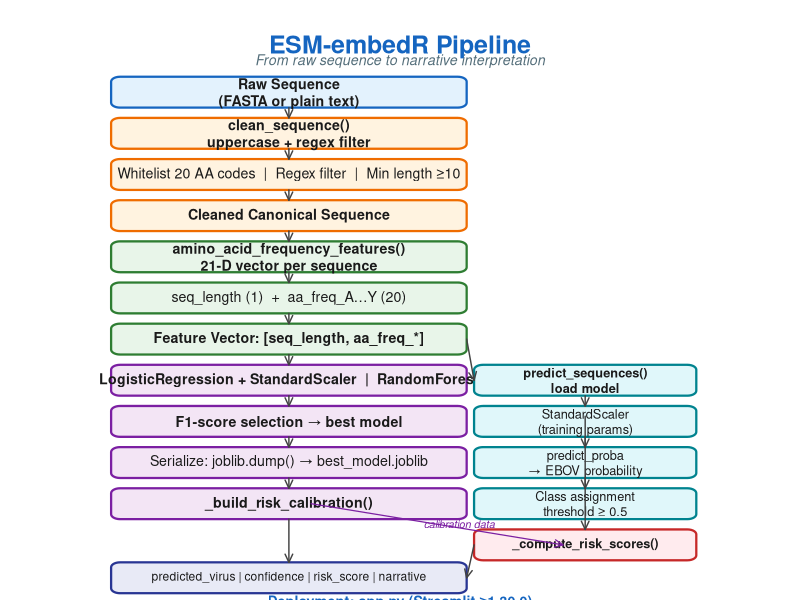

The R source for this figure:
# Simple clean vertical pipeline flowchart — no headings, just connected boxes
BASE <- "/Users/user/CascadeProjects/Comparative_Lassa_Ebola-Model"
OUT_PNG <- file.path(BASE, "manuscript/assets/refined3_1/media/image1.png")
OUT_SVG <- file.path(BASE, "manuscript/assets/refined3_1/media/image1.svg")

# Colors: soft fills, darker borders
colors <- list(
  i = list(fill = "#E3F2FD", border = "#1565C0"),   # blue
  p = list(fill = "#FFF3E0", border = "#EF6C00"),   # orange
  f = list(fill = "#E8F5E9", border = "#2E7D32"),   # green
  t = list(fill = "#F3E5F5", border = "#7B1FA2"),   # purple
  v = list(fill = "#E0F7FA", border = "#00838F"),   # cyan
  r = list(fill = "#FFEBEE", border = "#C62828"),   # red
  o = list(fill = "#E8EAF6", border = "#283593")    # indigo
)

CX <- 5
W_MAIN <- 4.8
H <- 0.75
FS <- 0.85

# Simple rounded box
draw_box <- function(cx, cy, w, h, text, key, cex = FS, bold = FALSE) {
  xl <- cx - w/2; xr <- cx + w/2
  yb <- cy - h/2; yt <- cy + h/2
  r <- 0.12
  
  # Rounded rectangle polygon
  segs <- 8
  theta <- seq(0, pi/2, length.out = segs)
  
  corner <- function(cx0, cy0, ang_start, ang_end) {
    th <- seq(ang_start, ang_end, length.out = segs)
    list(x = cx0 + r * cos(th), y = cy0 + r * sin(th))
  }
  
  bl <- corner(xl + r, yb + r, pi, 3*pi/2)
  br <- corner(xr - r, yb + r, 3*pi/2, 2*pi)
  tr <- corner(xr - r, yt - r, 0, pi/2)
  tl <- corner(xl + r, yt - r, pi/2, pi)
  
  xs <- c(bl$x, br$x, tr$x, tl$x)
  ys <- c(bl$y, br$y, tr$y, tl$y)
  
  polygon(xs, ys, col = colors[[key]]$fill, border = colors[[key]]$border, lwd = 2.2)
  
  font <- if (bold) 2 else 1
  text(cx, cy, labels = text, cex = cex, font = font, col = "#1a1a1a", linespacing = 1.15)
}

draw_arrow <- function(x1, y1, x2, y2, col = "#424242", lwd = 1.4) {
  arrows(x1, y1, x2, y2, length = 0.09, angle = 25, col = col, lwd = lwd)
}

png(OUT_PNG, width = 7, height = 12, units = "in", res = 300, bg = "white")
svg(OUT_SVG, width = 7, height = 12, bg = "white")
par(mar = c(0, 0, 0, 0), xpd = TRUE)
plot(0, 0, xlim = c(0, 10), ylim = c(-0.5, 13), type = "n", axes = FALSE, xlab = "", ylab = "")

# Title only at top
text(CX, 12.4, "ESM-embedR Pipeline", cex = 1.5, font = 2, col = "#1565C0")
text(CX, 12.05, "From raw sequence to narrative interpretation", cex = 0.85, font = 3, col = "#546E7A")

# Main vertical flow (left column ~x=3.5)
ML <- 3.5   # main left
steps_main <- list(
  list(y = 11.3, key = "i", bold = TRUE,  text = "Raw Sequence\n(FASTA or plain text)"),
  list(y = 10.3, key = "p", bold = TRUE,  text = "clean_sequence()\nuppercase + regex filter"),
  list(y =  9.3, key = "p", bold = FALSE, text = "Whitelist 20 AA codes  |  Regex filter  |  Min length ≥10"),
  list(y =  8.3, key = "p", bold = TRUE,  text = "Cleaned Canonical Sequence"),
  list(y =  7.3, key = "f", bold = TRUE,  text = "amino_acid_frequency_features()\n21-D vector per sequence"),
  list(y =  6.3, key = "f", bold = FALSE, text = "seq_length (1)  +  aa_freq_A…Y (20)"),
  list(y =  5.3, key = "f", bold = TRUE,  text = "Feature Vector: [seq_length, aa_freq_*]"),
  list(y =  4.3, key = "t", bold = TRUE,  text = "LogisticRegression + StandardScaler  |  RandomForest"),
  list(y =  3.3, key = "t", bold = TRUE,  text = "F1-score selection → best model"),
  list(y =  2.3, key = "t", bold = FALSE, text = "Serialize: joblib.dump() → best_model.joblib"),
  list(y =  1.3, key = "t", bold = TRUE,  text = "_build_risk_calibration()")
)

for (i in seq_along(steps_main)) {
  s <- steps_main[[i]]
  draw_box(ML, s$y, W_MAIN, H, s$text, s$key, FS, s$bold)
  if (i > 1) {
    prev <- steps_main[[i-1]]
    draw_arrow(ML, prev$y - H/2, ML, s$y + H/2)
  }
}

# Inference branch (right column ~x=7.5)
IR <- 7.5
steps_inf <- list(
  list(y = 4.3, key = "v", bold = TRUE,  text = "predict_sequences()\nload model"),
  list(y = 3.3, key = "v", bold = FALSE, text = "StandardScaler\n(training params)"),
  list(y = 2.3, key = "v", bold = FALSE, text = "predict_proba\n→ EBOV probability"),
  list(y = 1.3, key = "v", bold = FALSE, text = "Class assignment\nthreshold ≥ 0.5")
)
for (i in seq_along(steps_inf)) {
  s <- steps_inf[[i]]
  draw_box(IR, s$y, 3.0, H, s$text, s$key, FS*0.9, s$bold)
  if (i > 1) {
    prev <- steps_inf[[i-1]]
    draw_arrow(IR, prev$y - H/2, IR, s$y + H/2)
  }
}

# Arrow from Feature Vector to Inference
# Arrow from main flow to inference branch
last_main <- steps_main[[7]]  # Feature Vector
first_inf <- steps_inf[[1]]   # predict_sequences
draw_arrow(ML + W_MAIN/2, last_main$y, IR - 3.0/2, first_inf$y)

# Risk scoring (below inference)
draw_box(IR, 0.3, 3.0, H, "_compute_risk_scores()", "r", FS*0.9, TRUE)
draw_arrow(IR, first_inf$y - H/2 - 0.5, IR, 0.3 + H/2)

# Calibration data arrow from training to risk scoring
draw_arrow(ML + 0.3, 1.3, IR - 0.3, 0.3, col = "#7B1FA2", lwd = 1.2)
text((ML + IR)/2 + 0.3, 0.8, "calibration data", cex = 0.65, col = "#7B1FA2", font = 3)

# Output (below main flow)
draw_box(ML, -0.5, W_MAIN, H, "predicted_virus | confidence | risk_score | narrative", "o", FS*0.85, FALSE)
draw_arrow(ML, 1.3 - H/2, ML, -0.5 + H/2)

# Also arrow from risk scoring to output
draw_arrow(IR - 3.0/2, 0.3, ML + W_MAIN/2, -0.5)

# Footer
text(CX, -1.1, "Deployment: app.py (Streamlit ≥1.30.0)", cex = 0.85, font = 2, col = "#1565C0")
text(CX, -1.4, "https://mutation-analysis.streamlit.app", cex = 0.75, col = "#546E7A")

dev.off()
cat("Clean flowchart saved.\n")
